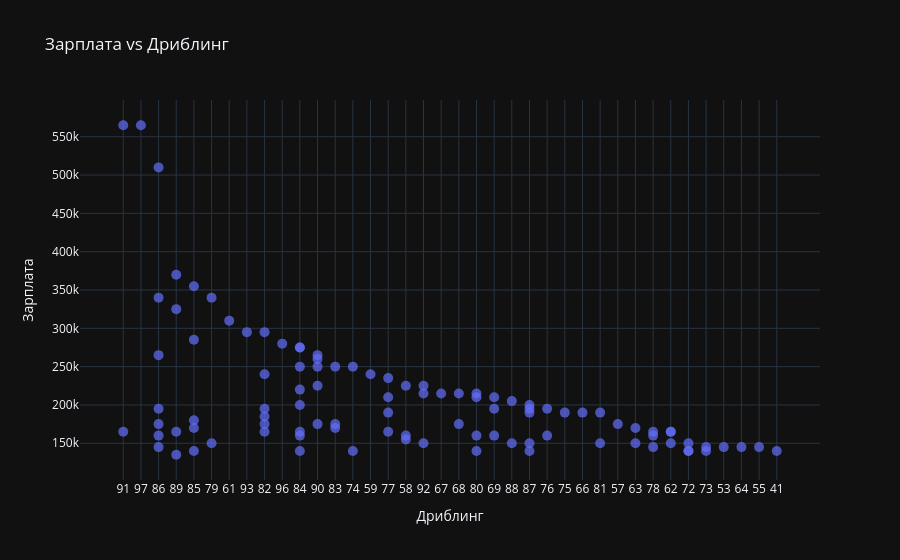

Notebook code for this chart:
### Code cell
fig = px.scatter(top_100_field, x='Dribbling', y='Wage_Clean',
                 hover_data=['Name', 'Age', 'Wage_Clean'],
                 labels={'Dribbling': 'Дриблинг', 'Wage_Clean': 'Зарплата'},
                 title='Зарплата vs Дриблинг')
fig.update_traces(marker=dict(size=10, opacity=0.7))
fig.show()

### Figure 1 — Plotly figure (JSON) as saved in the notebook; plotly's stock layout.template omitted (floating-point values rounded to 4 significant figures; data arrays with more than 128 entries replaced by an {"elided": "..."} marker saying what was removed)
{"data": [{"customdata": {"elided": "100x2 mixed values"}, "hovertemplate": "Дриблинг=%{x}<br>Зарплата=%{y}<br>Name=%{customdata[0]}<br>Age=%{customdata[1]}<extra></extra>", "legendgroup": "", "marker": {"color": "#636efa", "opacity": 0.7, "size": 10, "symbol": "circle"}, "mode": "markers", "name": "", "orientation": "v", "showlegend": false, "type": "scatter", "x": ["91", "97", "86", "89", "85", "79", "86", "89", "61", "93", "82", "85", "96", "84", "84", "90", "86", "90", "84", "83", "90", "74", "82", "59", "77", "58", "90", "92", "84", "92", "67", "68", "80", "69", "77", "80", "88", "84", "87", "86", "69", "87", "76", "82", "77", "75", "66", "87", "81", "82", "85", "68", "82", "90", "57", "83", "86", "63", "83", "85", "82", "84", "78", "62", "62", "91", "89", "77", "76", "80", "69", "86", "84", "78", "58", "58", "87", "79", "63", "62", "92", "81", "88", "72", "86", "73", "53", "64", "78", "55", "41", "72", "85", "72", "80", "87", "74", "84", "73", "89"], "xaxis": "x", "y": [565000, 565000, 510000, 370000, 355000, 340000, 340000, 325000, 310000, 295000, 295000, 285000, 280000, 275000, 275000, 265000, 265000, 260000, 250000, 250000, 250000, 250000, 240000, 240000, 235000, 225000, 225000, 225000, 220000, 215000, 215000, 215000, 215000, 210000, 210000, 210000, 205000, 200000, 200000, 195000, 195000, 195000, 195000, 195000, 190000, 190000, 190000, 190000, 190000, 185000, 180000, 175000, 175000, 175000, 175000, 175000, 175000, 170000, 170000, 170000, 165000, 165000, 165000, 165000, 165000, 165000, 165000, 165000, 160000, 160000, 160000, 160000, 160000, 160000, 160000, 155000, 150000, 150000, 150000, 150000, 150000, 150000, 150000, 150000, 145000, 145000, 145000, 145000, 145000, 145000, 140000, 140000, 140000, 140000, 140000, 140000, 140000, 140000, 140000, 135000], "yaxis": "y"}], "layout": {"legend": {"tracegroupgap": 0}, "title": {"text": "Зарплата vs Дриблинг"}, "xaxis": {"anchor": "y", "domain": [0, 1], "title": {"text": "Дриблинг"}}, "yaxis": {"anchor": "x", "domain": [0, 1], "title": {"text": "Зарплата"}}}}
